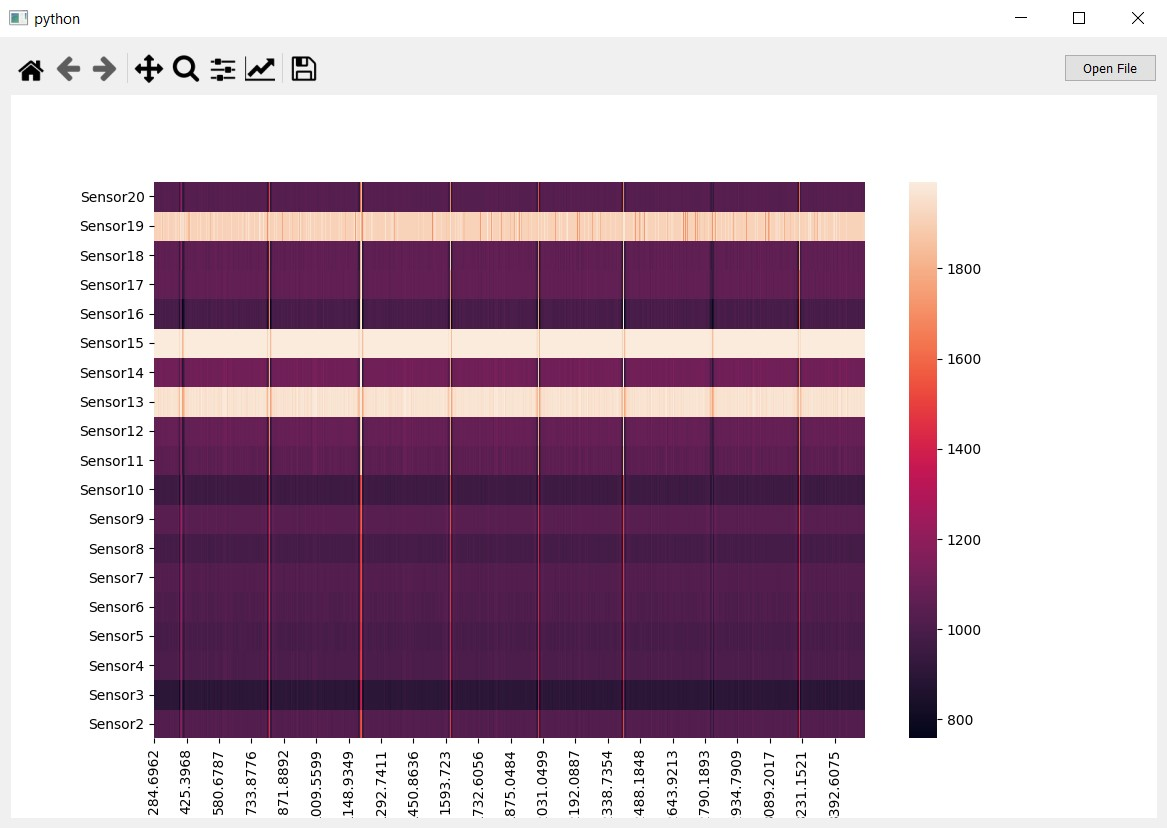

Reproduce this figure in Python.
####code by Hossein Roosta###
from PyQt5.QtWidgets import QApplication, QWidget, QInputDialog, QLineEdit, QFileDialog, QMainWindow
from PyQt5 import QtCore, QtWidgets, QtGui
import matplotlib
from matplotlib.backends.backend_qt5agg import NavigationToolbar2QT as NavigationToolbar
from matplotlib.backends.backend_qt5agg import FigureCanvasQTAgg
from matplotlib.figure import Figure
import pandas as pd
import seaborn
import sys
matplotlib.use("Qt5Agg")

#define a class can create figure & add subplot, based on Canvas Backend(no created)
class MplCanvas(FigureCanvasQTAgg):
    def __init__(self, parent=None, width=5, height=4, dpi=100):
        fig = Figure(figsize=(width, height), dpi=dpi)
        self.axes = fig.add_subplot(111)
        super().__init__(fig)

class MainWindow(QMainWindow):
    def __init__(self):
        super().__init__()
        self.getFile()
        #create subplot widget, by the class we defined above
        sc = MplCanvas(self, width=5, height=4, dpi=100)
        #create DF
        #df = pd.read_csv('data3.csv', index_col=0).loc[:, "Sensor1":"Sensor20"].transpose()
        #plot the DF, passing in the matplotlib Canvas axes.
        seaborn.heatmap(ax=sc.axes, data=self.df).invert_yaxis()
        #create toolbar widget, by passing the subplot as a arg
        toolbar = NavigationToolbar(sc, self)
        #create pushbutton widget, open csv file
        pushButton = QtWidgets.QPushButton('Open File')
        pushButton.setObjectName("pushButton")
        #define a layout and add widgets to it
        layout = QtWidgets.QVBoxLayout()
        top_layout = QtWidgets.QHBoxLayout()
        top_layout.addWidget(toolbar)
        top_layout.addWidget(pushButton)
        layout.addLayout(top_layout)
        layout.addWidget(sc)
        # Create a placeholder widget to hold our layout.
        widget = QtWidgets.QWidget()
        widget.setLayout(layout)
        #signals and slots
        pushButton.clicked.connect(self.getFile)
        self.setCentralWidget(widget)
        self.show()

    def getFile(self):
        """ This function will get the address of the csv file location
            also calls a readData function
        """
        global filename
        filename = QFileDialog.getOpenFileName(filter="csv (*.csv)")[0]
        print("File :", filename)
        self.readData()

    def readData(self):
        """ This function will read the data using pandas and call the update
            function to plot
        """
        import os
        base_name = os.path.basename(filename)
        self.Title = os.path.splitext(base_name)[0]
        print('FILE', self.Title)
        self.df = pd.read_csv(filename, encoding='utf-8', index_col=0).iloc[:, 3:22].transpose()

app = QtWidgets.QApplication(sys.argv)
w = MainWindow()
app.exec_()
